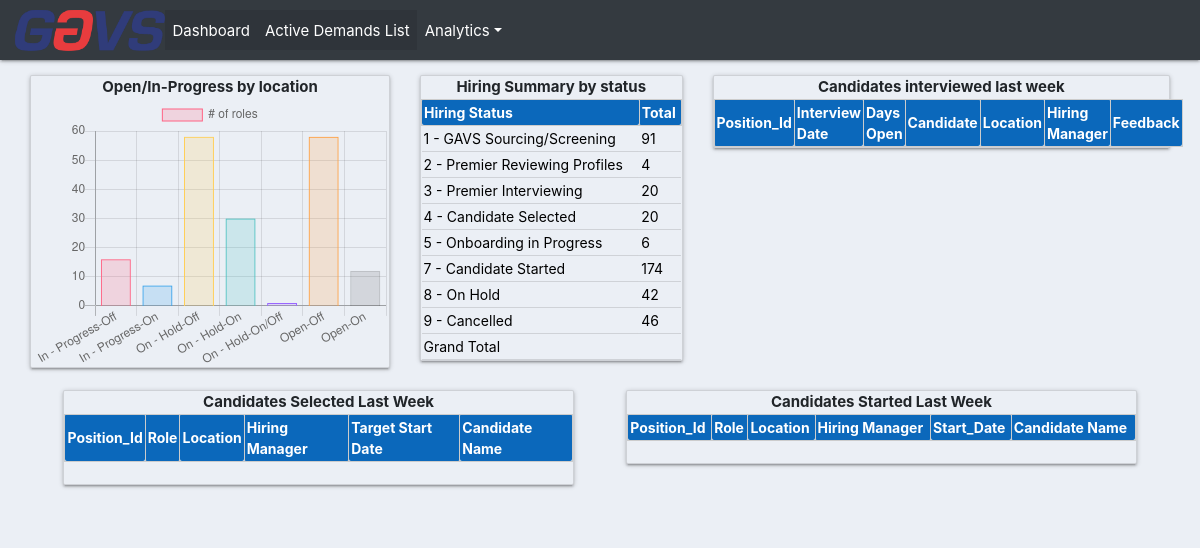
The page / on the database its author committed.
### Demand_Manager/models.py (models this page shows, shortened)
class Demand_Master(models.Model):
	STATUS =(
	    ('Open', 'Open'),
	    ('In - Progress', 'In - Progress'),
	    ('On - Hold', 'On - Hold'),
	    ('Cancelled', 'Cancelled'),
	    ('Closed', 'Closed')
	)
	PORTFOLIO = (
	        ('Clinical Decision Support', 'Clinical Decision Support'),
	        ('Clinical Survelliance', 'Clinical Survelliance'),
	        ('Contigo Health', 'Contigo Health'),
	        ('Corp IT', 'Corp IT'),
	        ('Cost Management', 'Cost Management'),
	        ('Development Operations', 'Development Operations'),
	        ('GPO', 'GPO'),
	        ('Infrastructure', 'Infrastructure'),
	        ('Innovatix', 'Innovatix'),
	        ('IPA', 'IPA'),
	        ('Population Health', 'Population Health'),
	        ('PAS', 'PAS'),
	        ('Quality & Population Health', 'Quality & Population Health'),
	        ('Clinical Performance Improvement', 'Clinical Performance Improvement')
	)
	PLEAD = (
	        ('Alex Tatiyants', 'Alex Tatiyants'),
	        ('Chris Ickert', 'Chris Ickert'),
	        ('Denise Juliano', 'Denise Juliano'),
	        ('Greg Montano', 'Greg Montano'),
	        ('Pawan Singh', 'Pawan Singh'),
	        ('Saima Khan', 'Saima Khan'),
	        ('Saji Rajasekharan', 'Saji Rajasekharan'),
	        ('Todd Wilkes', 'Todd Wilkes'),
	        ('Charlie Sinnett', 'Charlie Sinnett')
	)
	LOCATION = (
        ('Off', 'Off'),
        ('On', 'On'),
        ('On-Off', 'On-Off')
    )
	RFLAG = (
	        ('Yes', 'Yes'),
	        ('No', 'No'),
	        ('N/A', 'N/A')
	)
	DSTATUS = (
        ('1 - GAVS Sourcing/Screening', '1 - GAVS Sourcing/Screening'),
        ('2 - Premier Reviewing Profiles', '2 - Premier Reviewing Profiles'),
        ('3 - Premier Interviewing', '3 - Premier Interviewing'),
        ('4 - Candidate Selected', '4 - Candidate Selected'),
        ('5 - Onboarding in Progress', '5 - Onboarding in Progress'),
        ('7 - Candidate Started', '7 - Candidate Started'),
        ('8 - On Hold', '8 - On Hold'),
        ('9 - Cancelled', '9 - Cancelled')
    )
	Fiscal_Year = models.CharField(max_length=4, blank='true')
	Requested_Date = models.DateField(default=datetime.now)
	Demand_Status = models.CharField(max_length=25, choices = STATUS, blank='true')
	Demand_Id = models.CharField(max_length=25, blank='true')
	Portfolio = models.CharField(max_length=100, choices = PORTFOLIO, blank='true')
	Portfolio_Lead = models.CharField(max_length=50, choices = PLEAD, blank='true')
	Hiring_Manager = models.CharField(max_length=50, blank='true')
	Project = models.CharField(max_length=100, blank='true')
	Role = models.CharField(max_length=100, blank='true')
	Skillset = models.CharField(max_length=100, blank='true')
	Location = models.CharField(max_length=10, choices = LOCATION, blank='true')
	Onshore_Replacement_Flag = models.CharField(max_length=3, choices = RFLAG, default='N/A')
	Planned_Start_Date = models.DateField(default=datetime.now)
	Expected_Start_Date = models.DateField(default=datetime.now)
	Detailed_Status = models.CharField(max_length=50, choices = DSTATUS, blank='true')
	Notes = models.TextField(blank='true')
	Actual_Start_Date = models.DateField(default=datetime.now)
	Candidate = models.CharField(max_length=100, blank='true')
	Client_Feedback = models.CharField(max_length=200, blank='true')
	GAVS_Screening_Date = models.DateField(null='true', blank='true')
	Client_Screening_Date = models.DateField(null='true', blank='true')
	Client_Interview_Date = models.DateField(null='true', blank='true')
	Selected_Date = models.DateField(null='true', blank='true')
	Onboard_Initated_Date =  models.DateField(null='true', blank='true')
	Log_Date = models.DateField(auto_now='true')

### Demand_Manager/views.py (the view)
# urls.py: 2. Add a URL to urlpatterns:  path('', views.home, name='home')
def home(request):
	now = datetime.now().date()
	earlier = now - timedelta(days=7)
	now = now.strftime('%Y-%m-%d')
	earlier = earlier.strftime('%Y-%m-%d')
	date_format = "%Y-%m-%d"
	sysdate = datetime.strptime(str(datetime.now().date()), date_format)
	context = {
	"By_Status_Location_dict":Demand_Master.objects.
	exclude(Demand_Status = "Closed").
	exclude(Demand_Status = "Cancel").
	exclude(Demand_Status = "Hold").
	values('Demand_Status', 'Location').
	annotate(total=Count('id')).
	order_by('Demand_Status', 'Location'),
	"By_Detailed_Status_dict":Demand_Master.objects.
	values('Detailed_Status').
	order_by('Detailed_Status').
	annotate(total=Count('id')),
	"By_Gtotal_dict":Demand_Master.objects.
	annotate(total = Count('Detailed_Status')).
	aggregate(gtotal = Sum('total')),
	"Demand_Wk_Interviewed_dict": Demand_Master.objects.
	filter(Log_Date__gte = earlier, Detailed_Status = '3 - Premier Interviewing'),
	"Demand_Wk_Selected_dict": Demand_Master.objects.
	filter(Log_Date__gte = earlier, Detailed_Status = '4 - Candidate Selected'),
	"Demand_Wk_Started_dict": Demand_Master.objects.
	filter(Actual_Start_Date__gte = earlier, Detailed_Status = '7 - Candidate Started')
	}
	return render(request, 'Demand_Manager/dashboard.html', context)

### Demand_Manager/templates/Demand_Manager/dashboard.html (shortened to what this page needs)
{%  extends 'Demand_Manager/Header.html' %}
{% block content %}
<br><br><br>
<div class="row">
	{% include "Demand_Manager/openpositionschart.html" %}
	{% include "Demand_Manager/hiringsummary.html" %}
	{% include "Demand_Manager/lastweekinterviewed.html" %}
<div class="row">
	{% include "Demand_Manager/lastweekselected.html" %}
    {% include "Demand_Manager/lastweekstarted.html" %}
</div>
{% endblock %}

### Demand_Manager/templates/Demand_Manager/hiringsummary.html
{% load static %}
<div class="col-3">
		<div class="card text-left text-brown" id="Table-BG">
		  		<div class="title"><strong>Hiring Summary by status</strong></div>
		    	<table id="table9" class="mytable2" >
		    	<thead>
		        <tr>
			        <th>Hiring Status</th>
			        <th>Total</th>
		      	</tr>
		    	</thead>
		    	<tbody>
		      	{% for rows in By_Detailed_Status_dict %}
		      	<tr>
			        <td>{{ rows.Detailed_Status }}</td>
			        <td>{{ rows.total }}</td>
		      	</tr>
		      	{% endfor %}
		      	{% for grow in By_Gtotal_dict %}
		      		<td>{{ "Grand Total" }}</td>
		      		<td>{{ grow.gtotal }}</td>
		      		{% endfor %}
		    	</tbody>
		  		</table>
		</div>
</div>

### static/css/main.css (style rules this page uses)
body { background-color: #ebeff5; }
#Table-BG { background-color: #ebeff5; color: dark-grey; text-align-last: center; }
.mytable2 { width:100%; font-size:14px; border:0px solid #ccc; }
th { background-color:#0B68BB; color:white; padding:2px; border:1px solid #ccc; text-align-last: left; }
td { background-color:#ebeff5; padding:2px; border-bottom:1px solid #ccc; border-right:1px solid #ccc; border:1px; vertical-align: text-top; text-align-last: left; color:black; }

### rows shown on the page
Demand_Master: Detailed_Status "7 - Candidate Started", total "174"
Demand_Master: Detailed_Status "9 - Cancelled", total "46"

### other values the page prints
{{ rows.Detailed_Status }} "1 - GAVS Sourcing/Screening" "2 - Premier Reviewing Profiles" "3 - Premier Interviewing" "4 - Candidate Selected" "5 - Onboarding in Progress" "8 - On Hold"
{{ rows.total }} "91" "4" "20" "20" "6" "42"
{{ "Grand Total" }} "Grand Total"
chart data {{ status.Demand_Status }} In - Progress, In - Progress, On - Hold, On - Hold, On - Hold, Open, Open
chart data {{ status.Location }} Off, On, Off, On, On/Off, Off, On
chart data {{ id.total }} 16, 7, 58, 30, 1, 58, 12
